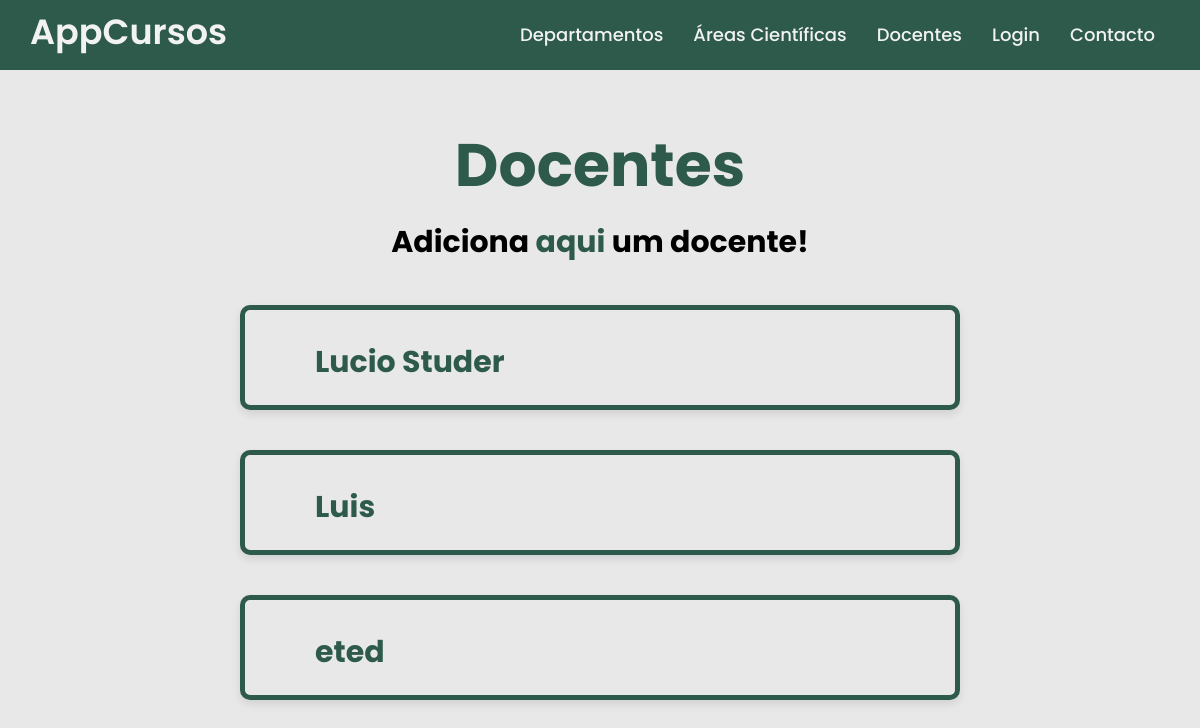
Page /AppCurso/docentes on the committed database.
### curso/models.py (models this page shows, shortened)
class Docente(models.Model):
    nome = models.CharField(max_length = 50)

### curso/views.py (the view)
# urls.py: path('docentes', views.listDocentes_view, name = 'docentes'),
def listDocentes_view(request):
    context = {
        'docentes' : Docente.objects.all()
    }
    return render(request, 'listDocentes.html', context)

### curso/templates/listDocentes.html
{% extends "layout3.html" %}
{% block content %}
        <div class = "cursoTeste">
<h1 class="titulo2">Docentes</h1>
{% if request.user.is_authenticated %}
    <h1 class="titulo3">Adiciona <a href="https://a22202735.pythonanywhere.com/AppCurso/novoDocente"><span class = "green">aqui</span></a> um docente!</h1>
{% else %}
     <h1 class="titulo3">Adiciona <a href="https://a22202735.pythonanywhere.com/Autenticacao/login/AppCurso/novoDocente"><span class = "green">aqui</span></a> um docente!</h1>
{% endif %}
    {% for docente in docentes %}
                <div class="article-box1">
                   <div class="info-content">
                       <ul>
                        <h4><a href= "https://a22202735.pythonanywhere.com/AppCurso/docente/{{docente.nome}}">{{docente.nome}}</a></h4>
                       </ul>
                   </div>
                </div>
    {% endfor %}
    </div>
{% endblock %}

### curso/static/cursos/estilos.css (style rules this page uses)
* { margin: 0; padding: 0; box-sizing: border-box; font-family: 'Poppins', sans-serif; }
body { background: #e8e8e8; }
.info-content h4 { font-size: 30px; }
.titulo2 { margin-top: 100px; text-align: center; color: #2d5a4b; font-size: 60px; }
.titulo3 { margin-top: 10px; text-align: center; color: #00000; font-size: 30px; }
.titulo3 a { text-decoration:none; }
.article-box1 { display: flex; justify-content: space-between; align-items: flex-start; color: #2d5a4b; padding: 20px; border-radius: 10px; box-shadow: 0 4px 8px rgba(0, 0, 0, 0.1); border: 5px solid #2d5a4b; max-width: 60%; margin-left: 20%; margin-bottom: 20px; height: auto; overflow: hidden; margin-top: 40px; }
.green { color : #2d5a4b; }
.info-content { display: flex; }
.info-content a { color: #2d5a4b; font-size: 30px; margin-left: 50px; margin-top: 10px; text-align: center; display: flex; text-decoration:none; }

### rows in the picture
Docente: nome "Lucio Studer"
Docente: nome "Luis"
Docente: nome "eted"
